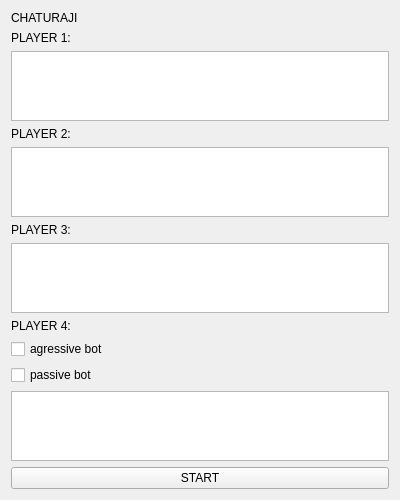
<?xml version="1.0" encoding="UTF-8"?>
<ui version="4.0">
 <class>StartScreen</class>
 <widget class="QWidget" name="StartScreen">
  <property name="geometry">
   <rect>
    <x>0</x>
    <y>0</y>
    <width>400</width>
    <height>301</height>
   </rect>
  </property>
  <property name="sizePolicy">
   <sizepolicy hsizetype="Preferred" vsizetype="Ignored">
    <horstretch>0</horstretch>
    <verstretch>0</verstretch>
   </sizepolicy>
  </property>
  <property name="windowTitle">
   <string>StartScreen</string>
  </property>
  <layout class="QVBoxLayout" name="verticalLayout">
   <item>
    <widget class="QLabel" name="label">
     <property name="text">
      <string>CHATURAJI</string>
     </property>
    </widget>
   </item>
   <item>
    <widget class="QLabel" name="label_5">
     <property name="text">
      <string>PLAYER 1:</string>
     </property>
    </widget>
   </item>
   <item>
    <widget class="QTextEdit" name="player1Input">
     <property name="sizePolicy">
      <sizepolicy hsizetype="Expanding" vsizetype="Expanding">
       <horstretch>0</horstretch>
       <verstretch>0</verstretch>
      </sizepolicy>
     </property>
    </widget>
   </item>
   <item>
    <widget class="QLabel" name="label_4">
     <property name="text">
      <string>PLAYER 2:</string>
     </property>
    </widget>
   </item>
   <item>
    <widget class="QTextEdit" name="player2Input"/>
   </item>
   <item>
    <widget class="QLabel" name="label_3">
     <property name="text">
      <string>PLAYER 3:</string>
     </property>
    </widget>
   </item>
   <item>
    <widget class="QTextEdit" name="player3Input"/>
   </item>
   <item>
    <widget class="QLabel" name="label_2">
     <property name="text">
      <string>PLAYER 4:</string>
     </property>
    </widget>
   </item>
   <item>
    <widget class="QCheckBox" name="agressive">
     <property name="sizePolicy">
      <sizepolicy hsizetype="Maximum" vsizetype="Fixed">
       <horstretch>0</horstretch>
       <verstretch>0</verstretch>
      </sizepolicy>
     </property>
     <property name="text">
      <string>agressive bot</string>
     </property>
    </widget>
   </item>
   <item>
    <widget class="QCheckBox" name="passive">
     <property name="text">
      <string>passive bot</string>
     </property>
    </widget>
   </item>
   <item>
    <widget class="QTextEdit" name="player4Input">
     <property name="sizePolicy">
      <sizepolicy hsizetype="Ignored" vsizetype="Expanding">
       <horstretch>0</horstretch>
       <verstretch>0</verstretch>
      </sizepolicy>
     </property>
    </widget>
   </item>
   <item>
    <widget class="QPushButton" name="startButton">
     <property name="sizePolicy">
      <sizepolicy hsizetype="Minimum" vsizetype="Maximum">
       <horstretch>0</horstretch>
       <verstretch>0</verstretch>
      </sizepolicy>
     </property>
     <property name="text">
      <string>START</string>
     </property>
    </widget>
   </item>
  </layout>
 </widget>
 <resources/>
 <connections/>
</ui>
